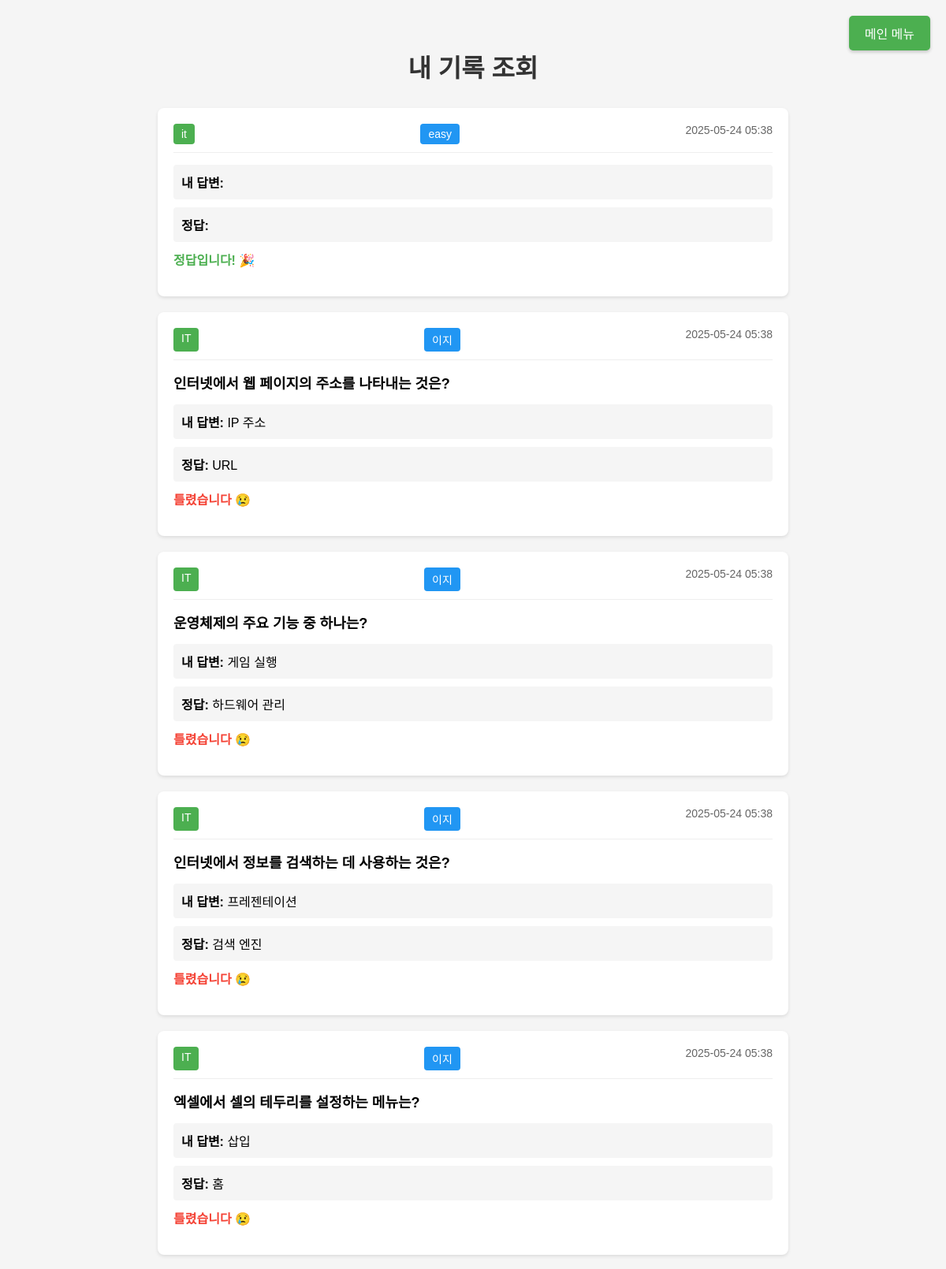
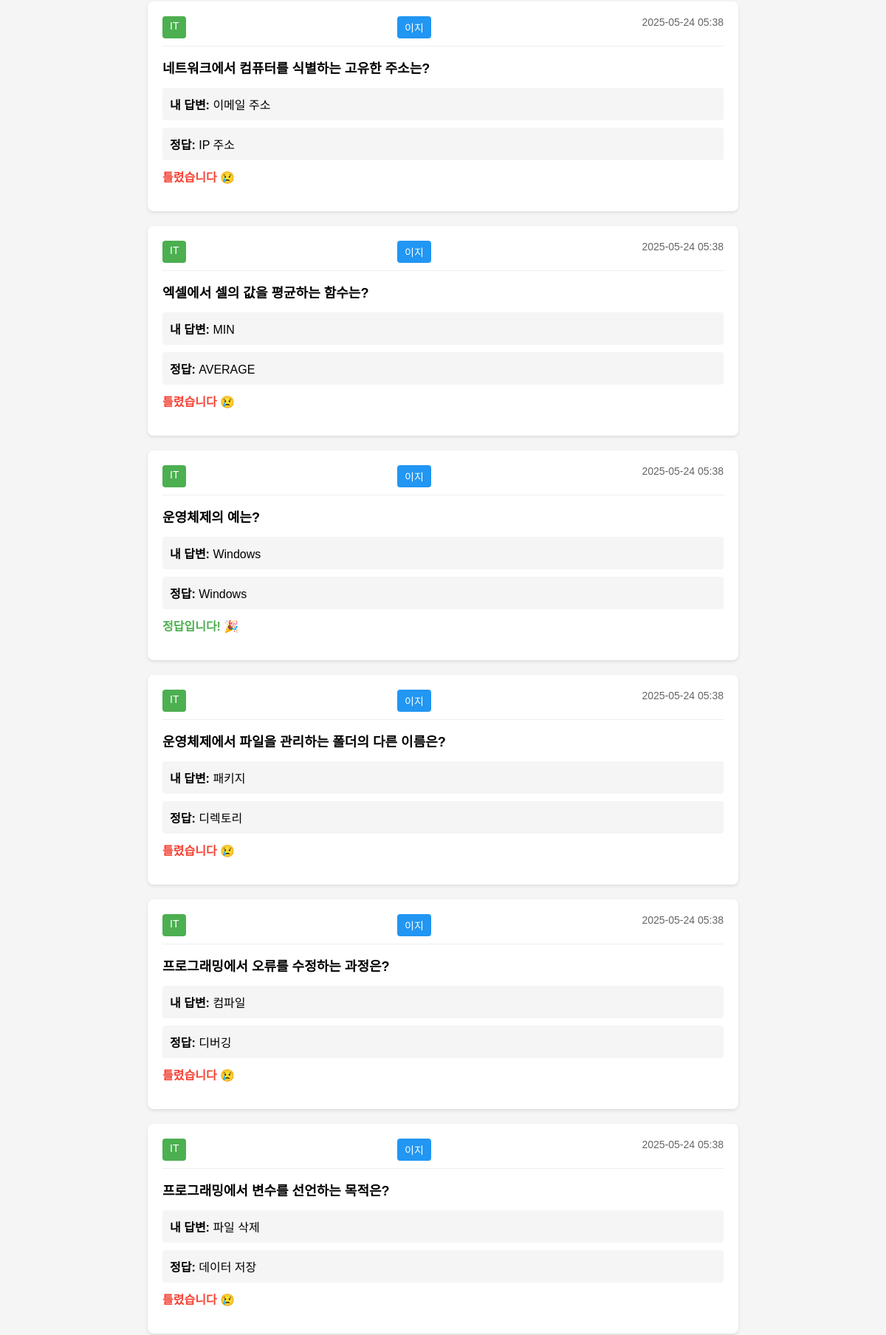
/quiz/my_results/ (signed in, upper part), run on the app's committed database (2 pictures, top to bottom).
### quiz/models.py (models this page shows, shortened)
class QuizResult(models.Model):
    user = models.ForeignKey(User, on_delete=models.CASCADE)
    category = models.CharField(max_length=100)
    difficulty = models.CharField(max_length=50)
    score = models.IntegerField()
    total = models.IntegerField()
    played_at = models.DateTimeField(auto_now_add=True)
    question = models.TextField(default='')
    user_answer = models.TextField(default='')
    correct_answer = models.TextField(default='')
    duration = models.IntegerField(null=True)

### quiz/views.py (the view)
# urls.py: path('my_results/', views.my_results, name='my_results'),  # 추가
@login_required
def my_results(request):
    print("=== 내 기록 조회 시작 ===")
    results = QuizResult.objects.filter(user=request.user).order_by('-played_at')
    print(f"조회된 결과 수: {results.count()}")
    for result in results:
        print(f"결과 ID: {result.id}")
        print(f"카테고리: {result.category}")
        print(f"난이도: {result.difficulty}")
        print(f"문제: {result.question}")
        print(f"사용자 답변: {result.user_answer}")
        print(f"정답: {result.correct_answer}")
        print(f"점수: {result.score}")
        print("---")
    print("=== 내 기록 조회 완료 ===")
    return render(request, 'quiz/my_results.html', {'results': results})

### quiz/templates/quiz/my_results.html (shortened to what this page needs)
{% load static %}
<!DOCTYPE html>
<html lang="ko">
<head>
</head>
<body>
    <a href="http://localhost:8000" class="main-menu-btn">메인 메뉴</a>
    <div class="container">
        <h1>내 기록 조회</h1>
        {% for result in results %}
        <div class="result-item">
            <div class="result-header">
                <span class="result-category">{{ result.category }}</span>
                <span class="result-difficulty">{{ result.difficulty }}</span>
                <span class="result-date">{{ result.played_at|date:"Y-m-d H:i" }}</span>
            </div>
            <div class="result-content">
                <div class="result-question">{{ result.question }}</div>
                <div class="result-answer">
                    <strong>내 답변:</strong> {{ result.user_answer }}
                </div>
                <div class="result-answer">
                    <strong>정답:</strong> {{ result.correct_answer }}
                </div>
                <div class="result-score {% if result.score > 0 %}correct{% else %}incorrect{% endif %}">
                    {% if result.score > 0 %}
                        정답입니다! 🎉
                    {% else %}
                        틀렸습니다 😢
                    {% endif %}
                </div>
            </div>
        </div>
        {% empty %}
        <div class="result-item">
            <p style="text-align: center;">아직 푼 문제가 없습니다.</p>
        </div>
        {% endfor %}
    </div>
</body>
</html>

### quiz/templates/quiz/my_results.html (style rules this page uses)
body { font-family: Arial, sans-serif; margin: 0; padding: 20px; background-color: #f5f5f5; }
.container { max-width: 800px; margin: 0 auto; padding: 20px; }
h1 { text-align: center; color: #333; margin-bottom: 30px; }
.result-item { background: white; border-radius: 8px; padding: 20px; margin-bottom: 20px; box-shadow: 0 2px 4px rgba(0,0,0,0.1); }
.result-header { display: flex; justify-content: space-between; margin-bottom: 15px; padding-bottom: 10px; border-bottom: 1px solid #eee; }
.result-category { background: #4CAF50; color: white; padding: 5px 10px; border-radius: 4px; font-size: 14px; }
.result-difficulty { background: #2196F3; color: white; padding: 5px 10px; border-radius: 4px; font-size: 14px; }
.result-date { color: #666; font-size: 14px; }
.result-content { margin: 15px 0; }
.result-question { font-size: 18px; font-weight: bold; margin-bottom: 15px; }
.result-answer { margin: 10px 0; padding: 10px; background: #f5f5f5; border-radius: 4px; }
.result-score { font-size: 16px; font-weight: bold; margin-top: 10px; }
.correct { color: #4CAF50; }
.incorrect { color: #f44336; }
.main-menu-btn { position: fixed; top: 20px; right: 20px; padding: 10px 20px; background-color: #4CAF50; color: white; text-decoration: none; border-radius: 5px; z-index: 9999; box-shadow: 0 2px 4px rgba(0,0,0,0.2); pointer-events: auto; }

### data on the page
QuizResult: category "it", difficulty "easy", played_at "2025-05-24 05:38", score "정답입니다! 🎉"
QuizResult: category "IT", difficulty "이지", played_at "2025-05-24 05:38", question "인터넷에서 웹 페이지의 주소를 나타내는 것은?", user_answer "IP 주소", correct_answer "URL", score "틀렸습니다 😢"
QuizResult: category "IT", difficulty "이지", played_at "2025-05-24 05:38", question "운영체제의 주요 기능 중 하나는?", user_answer "게임 실행", correct_answer "하드웨어 관리", score "틀렸습니다 😢"
QuizResult: category "IT", difficulty "이지", played_at "2025-05-24 05:38", question "인터넷에서 정보를 검색하는 데 사용하는 것은?", user_answer "프레젠테이션", correct_answer "검색 엔진", score "틀렸습니다 😢"
QuizResult: category "IT", difficulty "이지", played_at "2025-05-24 05:38", question "엑셀에서 셀의 테두리를 설정하는 메뉴는?", user_answer "삽입", correct_answer "홈", score "틀렸습니다 😢"
QuizResult: category "IT", difficulty "이지", played_at "2025-05-24 05:38", question "네트워크에서 컴퓨터를 식별하는 고유한 주소는?", user_answer "이메일 주소", correct_answer "IP 주소", score "틀렸습니다 😢"
QuizResult: category "IT", difficulty "이지", played_at "2025-05-24 05:38", question "엑셀에서 셀의 값을 평균하는 함수는?", user_answer "MIN", correct_answer "AVERAGE", score "틀렸습니다 😢"
QuizResult: category "IT", difficulty "이지", played_at "2025-05-24 05:38", question "운영체제의 예는?", user_answer "Windows", correct_answer "Windows", score "정답입니다! 🎉"
QuizResult: category "IT", difficulty "이지", played_at "2025-05-24 05:38", question "운영체제에서 파일을 관리하는 폴더의 다른 이름은?", user_answer "패키지", correct_answer "디렉토리", score "틀렸습니다 😢"
QuizResult: category "IT", difficulty "이지", played_at "2025-05-24 05:38", question "프로그래밍에서 오류를 수정하는 과정은?", user_answer "컴파일", correct_answer "디버깅", score "틀렸습니다 😢"
QuizResult: category "IT", difficulty "이지", played_at "2025-05-24 05:38", question "프로그래밍에서 변수를 선언하는 목적은?", user_answer "파일 삭제", correct_answer "데이터 저장", score "틀렸습니다 😢"
